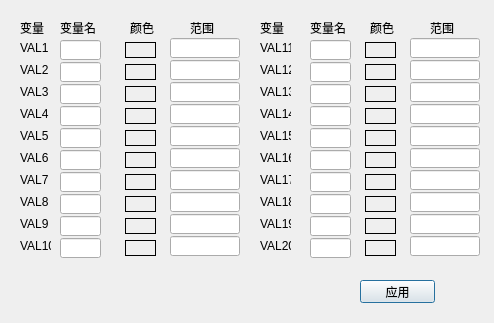
<?xml version="1.0" encoding="UTF-8"?>
<ui version="4.0">
 <class>Settingsdialog</class>
 <widget class="QWidget" name="Settingsdialog">
  <property name="geometry">
   <rect>
    <x>0</x>
    <y>0</y>
    <width>494</width>
    <height>323</height>
   </rect>
  </property>
  <property name="sizePolicy">
   <sizepolicy hsizetype="Fixed" vsizetype="Fixed">
    <horstretch>0</horstretch>
    <verstretch>0</verstretch>
   </sizepolicy>
  </property>
  <property name="windowTitle">
   <string>设置</string>
  </property>
  <property name="windowIcon">
   <iconset resource="resrc.qrc">
    <normaloff>:/icon/icon.ico</normaloff>:/icon/icon.ico</iconset>
  </property>
  <widget class="QLabel" name="label">
   <property name="geometry">
    <rect>
     <x>20</x>
     <y>40</y>
     <width>31</width>
     <height>16</height>
    </rect>
   </property>
   <property name="text">
    <string>VAL1</string>
   </property>
  </widget>
  <widget class="QLabel" name="label_2">
   <property name="geometry">
    <rect>
     <x>20</x>
     <y>62</y>
     <width>31</width>
     <height>16</height>
    </rect>
   </property>
   <property name="text">
    <string>VAL2</string>
   </property>
  </widget>
  <widget class="QLabel" name="label_3">
   <property name="geometry">
    <rect>
     <x>20</x>
     <y>84</y>
     <width>31</width>
     <height>16</height>
    </rect>
   </property>
   <property name="text">
    <string>VAL3</string>
   </property>
  </widget>
  <widget class="QLabel" name="label_4">
   <property name="geometry">
    <rect>
     <x>20</x>
     <y>106</y>
     <width>31</width>
     <height>16</height>
    </rect>
   </property>
   <property name="text">
    <string>VAL4</string>
   </property>
  </widget>
  <widget class="QLabel" name="label_5">
   <property name="geometry">
    <rect>
     <x>20</x>
     <y>128</y>
     <width>31</width>
     <height>16</height>
    </rect>
   </property>
   <property name="text">
    <string>VAL5</string>
   </property>
  </widget>
  <widget class="QLabel" name="label_6">
   <property name="geometry">
    <rect>
     <x>20</x>
     <y>150</y>
     <width>31</width>
     <height>16</height>
    </rect>
   </property>
   <property name="text">
    <string>VAL6</string>
   </property>
  </widget>
  <widget class="QLabel" name="label_7">
   <property name="geometry">
    <rect>
     <x>20</x>
     <y>172</y>
     <width>31</width>
     <height>16</height>
    </rect>
   </property>
   <property name="text">
    <string>VAL7</string>
   </property>
  </widget>
  <widget class="QLabel" name="label_8">
   <property name="geometry">
    <rect>
     <x>20</x>
     <y>194</y>
     <width>31</width>
     <height>16</height>
    </rect>
   </property>
   <property name="text">
    <string>VAL8</string>
   </property>
  </widget>
  <widget class="QLabel" name="label_9">
   <property name="geometry">
    <rect>
     <x>20</x>
     <y>216</y>
     <width>31</width>
     <height>16</height>
    </rect>
   </property>
   <property name="text">
    <string>VAL9</string>
   </property>
  </widget>
  <widget class="QLabel" name="label_10">
   <property name="geometry">
    <rect>
     <x>20</x>
     <y>238</y>
     <width>31</width>
     <height>16</height>
    </rect>
   </property>
   <property name="text">
    <string>VAL10</string>
   </property>
  </widget>
  <widget class="QLabel" name="label_11">
   <property name="geometry">
    <rect>
     <x>260</x>
     <y>40</y>
     <width>31</width>
     <height>16</height>
    </rect>
   </property>
   <property name="text">
    <string>VAL11</string>
   </property>
  </widget>
  <widget class="QLabel" name="label_12">
   <property name="geometry">
    <rect>
     <x>260</x>
     <y>62</y>
     <width>31</width>
     <height>16</height>
    </rect>
   </property>
   <property name="text">
    <string>VAL12</string>
   </property>
  </widget>
  <widget class="QLabel" name="label_13">
   <property name="geometry">
    <rect>
     <x>260</x>
     <y>84</y>
     <width>31</width>
     <height>16</height>
    </rect>
   </property>
   <property name="text">
    <string>VAL13</string>
   </property>
  </widget>
  <widget class="QLabel" name="label_14">
   <property name="geometry">
    <rect>
     <x>260</x>
     <y>106</y>
     <width>31</width>
     <height>16</height>
    </rect>
   </property>
   <property name="text">
    <string>VAL14</string>
   </property>
  </widget>
  <widget class="QLabel" name="label_15">
   <property name="geometry">
    <rect>
     <x>260</x>
     <y>128</y>
     <width>31</width>
     <height>16</height>
    </rect>
   </property>
   <property name="text">
    <string>VAL15</string>
   </property>
  </widget>
  <widget class="QLabel" name="label_16">
   <property name="geometry">
    <rect>
     <x>260</x>
     <y>150</y>
     <width>31</width>
     <height>16</height>
    </rect>
   </property>
   <property name="text">
    <string>VAL16</string>
   </property>
  </widget>
  <widget class="QLabel" name="label_17">
   <property name="geometry">
    <rect>
     <x>260</x>
     <y>172</y>
     <width>31</width>
     <height>16</height>
    </rect>
   </property>
   <property name="text">
    <string>VAL17</string>
   </property>
  </widget>
  <widget class="QLabel" name="label_18">
   <property name="geometry">
    <rect>
     <x>260</x>
     <y>194</y>
     <width>31</width>
     <height>16</height>
    </rect>
   </property>
   <property name="text">
    <string>VAL18</string>
   </property>
  </widget>
  <widget class="QLabel" name="label_19">
   <property name="geometry">
    <rect>
     <x>260</x>
     <y>216</y>
     <width>31</width>
     <height>16</height>
    </rect>
   </property>
   <property name="text">
    <string>VAL19</string>
   </property>
  </widget>
  <widget class="QLabel" name="label_20">
   <property name="geometry">
    <rect>
     <x>260</x>
     <y>238</y>
     <width>31</width>
     <height>16</height>
    </rect>
   </property>
   <property name="text">
    <string>VAL20</string>
   </property>
  </widget>
  <widget class="QLabel" name="label_21">
   <property name="geometry">
    <rect>
     <x>20</x>
     <y>20</y>
     <width>31</width>
     <height>16</height>
    </rect>
   </property>
   <property name="text">
    <string>变量</string>
   </property>
  </widget>
  <widget class="QLabel" name="label_22">
   <property name="geometry">
    <rect>
     <x>60</x>
     <y>20</y>
     <width>41</width>
     <height>16</height>
    </rect>
   </property>
   <property name="text">
    <string>变量名</string>
   </property>
  </widget>
  <widget class="QLabel" name="label_23">
   <property name="geometry">
    <rect>
     <x>130</x>
     <y>20</y>
     <width>31</width>
     <height>16</height>
    </rect>
   </property>
   <property name="text">
    <string>颜色</string>
   </property>
  </widget>
  <widget class="QLabel" name="label_24">
   <property name="geometry">
    <rect>
     <x>190</x>
     <y>20</y>
     <width>31</width>
     <height>16</height>
    </rect>
   </property>
   <property name="text">
    <string>范围</string>
   </property>
  </widget>
  <widget class="QLabel" name="label_25">
   <property name="geometry">
    <rect>
     <x>310</x>
     <y>20</y>
     <width>41</width>
     <height>16</height>
    </rect>
   </property>
   <property name="text">
    <string>变量名</string>
   </property>
  </widget>
  <widget class="QLabel" name="label_26">
   <property name="geometry">
    <rect>
     <x>260</x>
     <y>20</y>
     <width>31</width>
     <height>16</height>
    </rect>
   </property>
   <property name="text">
    <string>变量</string>
   </property>
  </widget>
  <widget class="QLabel" name="label_27">
   <property name="geometry">
    <rect>
     <x>370</x>
     <y>20</y>
     <width>31</width>
     <height>16</height>
    </rect>
   </property>
   <property name="text">
    <string>颜色</string>
   </property>
  </widget>
  <widget class="QLabel" name="label_28">
   <property name="geometry">
    <rect>
     <x>430</x>
     <y>20</y>
     <width>31</width>
     <height>16</height>
    </rect>
   </property>
   <property name="text">
    <string>范围</string>
   </property>
  </widget>
  <widget class="QLineEdit" name="name1">
   <property name="geometry">
    <rect>
     <x>60</x>
     <y>40</y>
     <width>41</width>
     <height>20</height>
    </rect>
   </property>
  </widget>
  <widget class="QLineEdit" name="name1_2">
   <property name="geometry">
    <rect>
     <x>60</x>
     <y>62</y>
     <width>41</width>
     <height>20</height>
    </rect>
   </property>
  </widget>
  <widget class="QLineEdit" name="name1_3">
   <property name="geometry">
    <rect>
     <x>60</x>
     <y>84</y>
     <width>41</width>
     <height>20</height>
    </rect>
   </property>
  </widget>
  <widget class="QLineEdit" name="name1_4">
   <property name="geometry">
    <rect>
     <x>60</x>
     <y>106</y>
     <width>41</width>
     <height>20</height>
    </rect>
   </property>
  </widget>
  <widget class="QLineEdit" name="name1_5">
   <property name="geometry">
    <rect>
     <x>60</x>
     <y>128</y>
     <width>41</width>
     <height>20</height>
    </rect>
   </property>
  </widget>
  <widget class="QLineEdit" name="name1_6">
   <property name="geometry">
    <rect>
     <x>60</x>
     <y>150</y>
     <width>41</width>
     <height>20</height>
    </rect>
   </property>
  </widget>
  <widget class="QLineEdit" name="name1_7">
   <property name="geometry">
    <rect>
     <x>60</x>
     <y>172</y>
     <width>41</width>
     <height>20</height>
    </rect>
   </property>
  </widget>
  <widget class="QLineEdit" name="name1_8">
   <property name="geometry">
    <rect>
     <x>60</x>
     <y>194</y>
     <width>41</width>
     <height>20</height>
    </rect>
   </property>
  </widget>
  <widget class="QLineEdit" name="name1_9">
   <property name="geometry">
    <rect>
     <x>60</x>
     <y>216</y>
     <width>41</width>
     <height>20</height>
    </rect>
   </property>
  </widget>
  <widget class="QLineEdit" name="name1_10">
   <property name="geometry">
    <rect>
     <x>60</x>
     <y>238</y>
     <width>41</width>
     <height>20</height>
    </rect>
   </property>
  </widget>
  <widget class="QLineEdit" name="name1_11">
   <property name="geometry">
    <rect>
     <x>310</x>
     <y>40</y>
     <width>41</width>
     <height>20</height>
    </rect>
   </property>
  </widget>
  <widget class="QLineEdit" name="name1_12">
   <property name="geometry">
    <rect>
     <x>310</x>
     <y>62</y>
     <width>41</width>
     <height>20</height>
    </rect>
   </property>
  </widget>
  <widget class="QLineEdit" name="name1_13">
   <property name="geometry">
    <rect>
     <x>310</x>
     <y>84</y>
     <width>41</width>
     <height>20</height>
    </rect>
   </property>
  </widget>
  <widget class="QLineEdit" name="name1_14">
   <property name="geometry">
    <rect>
     <x>310</x>
     <y>106</y>
     <width>41</width>
     <height>20</height>
    </rect>
   </property>
  </widget>
  <widget class="QLineEdit" name="name1_15">
   <property name="geometry">
    <rect>
     <x>310</x>
     <y>128</y>
     <width>41</width>
     <height>20</height>
    </rect>
   </property>
  </widget>
  <widget class="QLineEdit" name="name1_16">
   <property name="geometry">
    <rect>
     <x>310</x>
     <y>150</y>
     <width>41</width>
     <height>20</height>
    </rect>
   </property>
  </widget>
  <widget class="QLineEdit" name="name1_17">
   <property name="geometry">
    <rect>
     <x>310</x>
     <y>172</y>
     <width>41</width>
     <height>20</height>
    </rect>
   </property>
  </widget>
  <widget class="QLineEdit" name="name1_18">
   <property name="geometry">
    <rect>
     <x>310</x>
     <y>194</y>
     <width>41</width>
     <height>20</height>
    </rect>
   </property>
  </widget>
  <widget class="QLineEdit" name="name1_19">
   <property name="geometry">
    <rect>
     <x>310</x>
     <y>216</y>
     <width>41</width>
     <height>20</height>
    </rect>
   </property>
  </widget>
  <widget class="QLineEdit" name="name1_20">
   <property name="geometry">
    <rect>
     <x>310</x>
     <y>238</y>
     <width>41</width>
     <height>20</height>
    </rect>
   </property>
  </widget>
  <widget class="Varlabel" name="color1_2">
   <property name="geometry">
    <rect>
     <x>125</x>
     <y>64</y>
     <width>31</width>
     <height>16</height>
    </rect>
   </property>
   <property name="frameShape">
    <enum>QFrame::Panel</enum>
   </property>
   <property name="text">
    <string/>
   </property>
  </widget>
  <widget class="Varlabel" name="color1_7">
   <property name="geometry">
    <rect>
     <x>125</x>
     <y>174</y>
     <width>31</width>
     <height>16</height>
    </rect>
   </property>
   <property name="frameShape">
    <enum>QFrame::Panel</enum>
   </property>
   <property name="text">
    <string/>
   </property>
  </widget>
  <widget class="Varlabel" name="color1_5">
   <property name="geometry">
    <rect>
     <x>125</x>
     <y>130</y>
     <width>31</width>
     <height>16</height>
    </rect>
   </property>
   <property name="frameShape">
    <enum>QFrame::Panel</enum>
   </property>
   <property name="text">
    <string/>
   </property>
  </widget>
  <widget class="Varlabel" name="color1_6">
   <property name="geometry">
    <rect>
     <x>125</x>
     <y>152</y>
     <width>31</width>
     <height>16</height>
    </rect>
   </property>
   <property name="frameShape">
    <enum>QFrame::Panel</enum>
   </property>
   <property name="text">
    <string/>
   </property>
  </widget>
  <widget class="Varlabel" name="color1_8">
   <property name="geometry">
    <rect>
     <x>125</x>
     <y>196</y>
     <width>31</width>
     <height>16</height>
    </rect>
   </property>
   <property name="frameShape">
    <enum>QFrame::Panel</enum>
   </property>
   <property name="text">
    <string/>
   </property>
  </widget>
  <widget class="Varlabel" name="color1_3">
   <property name="geometry">
    <rect>
     <x>125</x>
     <y>86</y>
     <width>31</width>
     <height>16</height>
    </rect>
   </property>
   <property name="frameShape">
    <enum>QFrame::Panel</enum>
   </property>
   <property name="text">
    <string/>
   </property>
  </widget>
  <widget class="Varlabel" name="color1_4">
   <property name="geometry">
    <rect>
     <x>125</x>
     <y>108</y>
     <width>31</width>
     <height>16</height>
    </rect>
   </property>
   <property name="frameShape">
    <enum>QFrame::Panel</enum>
   </property>
   <property name="text">
    <string/>
   </property>
  </widget>
  <widget class="Varlabel" name="color1_9">
   <property name="geometry">
    <rect>
     <x>125</x>
     <y>218</y>
     <width>31</width>
     <height>16</height>
    </rect>
   </property>
   <property name="frameShape">
    <enum>QFrame::Panel</enum>
   </property>
   <property name="text">
    <string/>
   </property>
  </widget>
  <widget class="Varlabel" name="color1">
   <property name="geometry">
    <rect>
     <x>125</x>
     <y>42</y>
     <width>31</width>
     <height>16</height>
    </rect>
   </property>
   <property name="focusPolicy">
    <enum>Qt::NoFocus</enum>
   </property>
   <property name="autoFillBackground">
    <bool>false</bool>
   </property>
   <property name="frameShape">
    <enum>QFrame::Panel</enum>
   </property>
   <property name="text">
    <string/>
   </property>
  </widget>
  <widget class="Varlabel" name="color1_10">
   <property name="geometry">
    <rect>
     <x>125</x>
     <y>240</y>
     <width>31</width>
     <height>16</height>
    </rect>
   </property>
   <property name="frameShape">
    <enum>QFrame::Panel</enum>
   </property>
   <property name="text">
    <string/>
   </property>
  </widget>
  <widget class="Varlabel" name="color1_12">
   <property name="geometry">
    <rect>
     <x>365</x>
     <y>64</y>
     <width>31</width>
     <height>16</height>
    </rect>
   </property>
   <property name="frameShape">
    <enum>QFrame::Panel</enum>
   </property>
   <property name="text">
    <string/>
   </property>
  </widget>
  <widget class="Varlabel" name="color1_17">
   <property name="geometry">
    <rect>
     <x>365</x>
     <y>174</y>
     <width>31</width>
     <height>16</height>
    </rect>
   </property>
   <property name="frameShape">
    <enum>QFrame::Panel</enum>
   </property>
   <property name="text">
    <string/>
   </property>
  </widget>
  <widget class="Varlabel" name="color1_15">
   <property name="geometry">
    <rect>
     <x>365</x>
     <y>130</y>
     <width>31</width>
     <height>16</height>
    </rect>
   </property>
   <property name="frameShape">
    <enum>QFrame::Panel</enum>
   </property>
   <property name="text">
    <string/>
   </property>
  </widget>
  <widget class="Varlabel" name="color1_16">
   <property name="geometry">
    <rect>
     <x>365</x>
     <y>152</y>
     <width>31</width>
     <height>16</height>
    </rect>
   </property>
   <property name="frameShape">
    <enum>QFrame::Panel</enum>
   </property>
   <property name="text">
    <string/>
   </property>
  </widget>
  <widget class="Varlabel" name="color1_18">
   <property name="geometry">
    <rect>
     <x>365</x>
     <y>196</y>
     <width>31</width>
     <height>16</height>
    </rect>
   </property>
   <property name="frameShape">
    <enum>QFrame::Panel</enum>
   </property>
   <property name="text">
    <string/>
   </property>
  </widget>
  <widget class="Varlabel" name="color1_13">
   <property name="geometry">
    <rect>
     <x>365</x>
     <y>86</y>
     <width>31</width>
     <height>16</height>
    </rect>
   </property>
   <property name="frameShape">
    <enum>QFrame::Panel</enum>
   </property>
   <property name="text">
    <string/>
   </property>
  </widget>
  <widget class="Varlabel" name="color1_14">
   <property name="geometry">
    <rect>
     <x>365</x>
     <y>108</y>
     <width>31</width>
     <height>16</height>
    </rect>
   </property>
   <property name="frameShape">
    <enum>QFrame::Panel</enum>
   </property>
   <property name="text">
    <string/>
   </property>
  </widget>
  <widget class="Varlabel" name="color1_19">
   <property name="geometry">
    <rect>
     <x>365</x>
     <y>218</y>
     <width>31</width>
     <height>16</height>
    </rect>
   </property>
   <property name="frameShape">
    <enum>QFrame::Panel</enum>
   </property>
   <property name="text">
    <string/>
   </property>
  </widget>
  <widget class="Varlabel" name="color1_11">
   <property name="geometry">
    <rect>
     <x>365</x>
     <y>42</y>
     <width>31</width>
     <height>16</height>
    </rect>
   </property>
   <property name="frameShape">
    <enum>QFrame::Panel</enum>
   </property>
   <property name="text">
    <string/>
   </property>
  </widget>
  <widget class="Varlabel" name="color1_20">
   <property name="geometry">
    <rect>
     <x>365</x>
     <y>240</y>
     <width>31</width>
     <height>16</height>
    </rect>
   </property>
   <property name="frameShape">
    <enum>QFrame::Panel</enum>
   </property>
   <property name="text">
    <string/>
   </property>
  </widget>
  <widget class="DigitLineEdit" name="range1_5">
   <property name="geometry">
    <rect>
     <x>170</x>
     <y>126</y>
     <width>70</width>
     <height>20</height>
    </rect>
   </property>
  </widget>
  <widget class="DigitLineEdit" name="range1_10">
   <property name="geometry">
    <rect>
     <x>170</x>
     <y>236</y>
     <width>70</width>
     <height>20</height>
    </rect>
   </property>
  </widget>
  <widget class="DigitLineEdit" name="range1_3">
   <property name="geometry">
    <rect>
     <x>170</x>
     <y>82</y>
     <width>70</width>
     <height>20</height>
    </rect>
   </property>
  </widget>
  <widget class="DigitLineEdit" name="range1_4">
   <property name="geometry">
    <rect>
     <x>170</x>
     <y>104</y>
     <width>70</width>
     <height>20</height>
    </rect>
   </property>
  </widget>
  <widget class="DigitLineEdit" name="range1_8">
   <property name="geometry">
    <rect>
     <x>170</x>
     <y>192</y>
     <width>70</width>
     <height>20</height>
    </rect>
   </property>
  </widget>
  <widget class="DigitLineEdit" name="range1_6">
   <property name="geometry">
    <rect>
     <x>170</x>
     <y>148</y>
     <width>70</width>
     <height>20</height>
    </rect>
   </property>
  </widget>
  <widget class="DigitLineEdit" name="range1_2">
   <property name="geometry">
    <rect>
     <x>170</x>
     <y>60</y>
     <width>70</width>
     <height>20</height>
    </rect>
   </property>
  </widget>
  <widget class="DigitLineEdit" name="range1_9">
   <property name="geometry">
    <rect>
     <x>170</x>
     <y>214</y>
     <width>70</width>
     <height>20</height>
    </rect>
   </property>
  </widget>
  <widget class="DigitLineEdit" name="range1">
   <property name="geometry">
    <rect>
     <x>170</x>
     <y>38</y>
     <width>70</width>
     <height>20</height>
    </rect>
   </property>
  </widget>
  <widget class="DigitLineEdit" name="range1_7">
   <property name="geometry">
    <rect>
     <x>170</x>
     <y>170</y>
     <width>70</width>
     <height>20</height>
    </rect>
   </property>
  </widget>
  <widget class="DigitLineEdit" name="range1_15">
   <property name="geometry">
    <rect>
     <x>410</x>
     <y>126</y>
     <width>70</width>
     <height>20</height>
    </rect>
   </property>
  </widget>
  <widget class="DigitLineEdit" name="range1_18">
   <property name="geometry">
    <rect>
     <x>410</x>
     <y>192</y>
     <width>70</width>
     <height>20</height>
    </rect>
   </property>
  </widget>
  <widget class="DigitLineEdit" name="range1_16">
   <property name="geometry">
    <rect>
     <x>410</x>
     <y>148</y>
     <width>70</width>
     <height>20</height>
    </rect>
   </property>
  </widget>
  <widget class="DigitLineEdit" name="range1_19">
   <property name="geometry">
    <rect>
     <x>410</x>
     <y>214</y>
     <width>70</width>
     <height>20</height>
    </rect>
   </property>
  </widget>
  <widget class="DigitLineEdit" name="range1_20">
   <property name="geometry">
    <rect>
     <x>410</x>
     <y>236</y>
     <width>70</width>
     <height>20</height>
    </rect>
   </property>
  </widget>
  <widget class="DigitLineEdit" name="range1_11">
   <property name="geometry">
    <rect>
     <x>410</x>
     <y>38</y>
     <width>70</width>
     <height>20</height>
    </rect>
   </property>
  </widget>
  <widget class="DigitLineEdit" name="range1_12">
   <property name="geometry">
    <rect>
     <x>410</x>
     <y>60</y>
     <width>70</width>
     <height>20</height>
    </rect>
   </property>
  </widget>
  <widget class="DigitLineEdit" name="range1_13">
   <property name="geometry">
    <rect>
     <x>410</x>
     <y>82</y>
     <width>70</width>
     <height>20</height>
    </rect>
   </property>
  </widget>
  <widget class="DigitLineEdit" name="range1_14">
   <property name="geometry">
    <rect>
     <x>410</x>
     <y>104</y>
     <width>70</width>
     <height>20</height>
    </rect>
   </property>
  </widget>
  <widget class="DigitLineEdit" name="range1_17">
   <property name="geometry">
    <rect>
     <x>410</x>
     <y>170</y>
     <width>70</width>
     <height>20</height>
    </rect>
   </property>
  </widget>
  <widget class="QPushButton" name="pushButton">
   <property name="geometry">
    <rect>
     <x>360</x>
     <y>280</y>
     <width>75</width>
     <height>23</height>
    </rect>
   </property>
   <property name="text">
    <string>应用</string>
   </property>
   <property name="autoRepeat">
    <bool>false</bool>
   </property>
   <property name="autoExclusive">
    <bool>false</bool>
   </property>
   <property name="autoDefault">
    <bool>false</bool>
   </property>
   <property name="default">
    <bool>true</bool>
   </property>
  </widget>
 </widget>
 <customwidgets>
  <customwidget>
   <class>Varlabel</class>
   <extends>QLabel</extends>
   <header location="global">varlabel.h</header>
  </customwidget>
  <customwidget>
   <class>DigitLineEdit</class>
   <extends>QLineEdit</extends>
   <header location="global">digitlineedit.h</header>
  </customwidget>
 </customwidgets>
 <resources>
  <include location="resrc.qrc"/>
 </resources>
 <connections/>
</ui>
